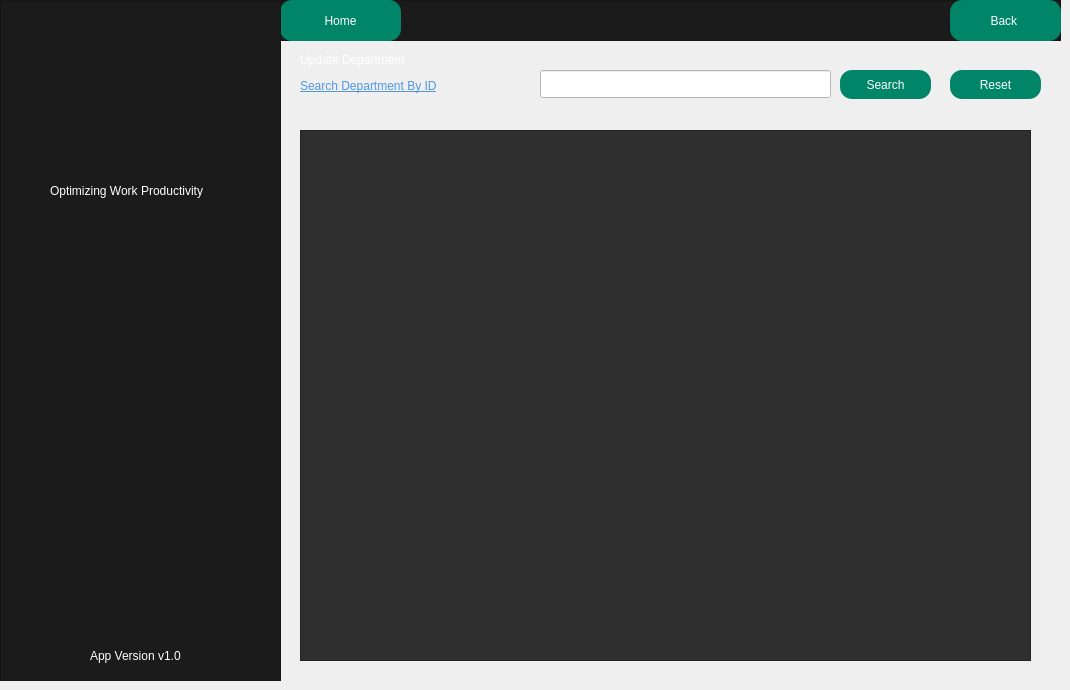
    <widget class="QWidget" name="UpdateDepartment">
     <widget class="QFrame" name="frame_36">
      <property name="geometry">
       <rect>
        <x>280</x>
        <y>0</y>
        <width>781</width>
        <height>41</height>
       </rect>
      </property>
      <property name="styleSheet">
       <string notr="true">background-color:rgba(27,27,27,255);</string>
      </property>
      <property name="frameShape">
       <enum>QFrame::StyledPanel</enum>
      </property>
      <property name="frameShadow">
       <enum>QFrame::Raised</enum>
      </property>
      <widget class="QPushButton" name="homebutton_12">
       <property name="geometry">
        <rect>
         <x>670</x>
         <y>0</y>
         <width>111</width>
         <height>41</height>
        </rect>
       </property>
       <property name="styleSheet">
        <string notr="true">border-radius:12px;
background-color:rgba(0,133,104,255);
color:white;</string>
       </property>
       <property name="text">
        <string>Back </string>
       </property>
      </widget>
      <widget class="QPushButton" name="homebutton_26">
       <property name="geometry">
        <rect>
         <x>0</x>
         <y>0</y>
         <width>121</width>
         <height>41</height>
        </rect>
       </property>
       <property name="styleSheet">
        <string notr="true">border-radius:12px;
background-color:rgba(0,133,104,255);
color:white;</string>
       </property>
       <property name="text">
        <string>Home</string>
       </property>
      </widget>
     </widget>
     <widget class="QFrame" name="frame_37">
      <property name="geometry">
       <rect>
        <x>0</x>
        <y>0</y>
        <width>281</width>
        <height>681</height>
       </rect>
      </property>
      <property name="styleSheet">
       <string notr="true">background-color:rgba(27,27,27,255);</string>
      </property>
      <property name="frameShape">
       <enum>QFrame::StyledPanel</enum>
      </property>
      <property name="frameShadow">
       <enum>QFrame::Raised</enum>
      </property>
      <widget class="QLabel" name="label_144">
       <property name="geometry">
        <rect>
         <x>10</x>
         <y>10</y>
         <width>261</width>
         <height>151</height>
        </rect>
       </property>
       <property name="text">
        <string/>
       </property>
       <property name="pixmap">
        <pixmap resource="../resource.qrc">:/pics/picture/people.png</pixmap>
       </property>
       <property name="scaledContents">
        <bool>true</bool>
       </property>
      </widget>
      <widget class="QLabel" name="label_146">
       <property name="geometry">
        <rect>
         <x>50</x>
         <y>180</y>
         <width>201</width>
         <height>21</height>
        </rect>
       </property>
       <property name="styleSheet">
        <string notr="true">color: rgb(255, 255, 255);
font: italic 9pt &quot;Segoe UI&quot;;</string>
       </property>
       <property name="text">
        <string>Optimizing Work Productivity</string>
       </property>
      </widget>
      <widget class="QLabel" name="label_147">
       <property name="geometry">
        <rect>
         <x>90</x>
         <y>640</y>
         <width>121</width>
         <height>31</height>
        </rect>
       </property>
       <property name="styleSheet">
        <string notr="true">color:white;</string>
       </property>
       <property name="text">
        <string>App Version v1.0</string>
       </property>
      </widget>
     </widget>
     <widget class="QLabel" name="label_148">
      <property name="geometry">
       <rect>
        <x>300</x>
        <y>50</y>
        <width>141</width>
        <height>20</height>
       </rect>
      </property>
      <property name="styleSheet">
       <string notr="true">color:white;</string>
      </property>
      <property name="text">
       <string>Update Department</string>
      </property>
     </widget>
     <widget class="QLabel" name="label_151">
      <property name="geometry">
       <rect>
        <x>300</x>
        <y>70</y>
        <width>231</width>
        <height>31</height>
       </rect>
      </property>
      <property name="styleSheet">
       <string notr="true">color: rgb(80, 151, 225);

font: italic 13pt &quot;Times New Roman&quot;;
text-decoration: underline;</string>
      </property>
      <property name="text">
       <string>Search Department By ID</string>
      </property>
     </widget>
     <widget class="QLineEdit" name="searchupdatedept">
      <property name="geometry">
       <rect>
        <x>540</x>
        <y>70</y>
        <width>291</width>
        <height>28</height>
       </rect>
      </property>
      <property name="styleSheet">
       <string notr="true">color:black;
background-color: rgba(255,255,255,255);
</string>
      </property>
     </widget>
     <widget class="QPushButton" name="pushButton_55">
      <property name="geometry">
       <rect>
        <x>840</x>
        <y>70</y>
        <width>91</width>
        <height>29</height>
       </rect>
      </property>
      <property name="styleSheet">
       <string notr="true">border-radius:12px;
background-color:rgba(0,133,104,255);
color:white;</string>
      </property>
      <property name="text">
       <string>Search</string>
      </property>
     </widget>
     <widget class="QPushButton" name="pushButton_56">
      <property name="geometry">
       <rect>
        <x>950</x>
        <y>70</y>
        <width>91</width>
        <height>29</height>
       </rect>
      </property>
      <property name="styleSheet">
       <string notr="true">border-radius:12px;
background-color:rgba(0,133,104,255);
color:white;</string>
      </property>
      <property name="text">
       <string>Reset</string>
      </property>
     </widget>
     <widget class="QTableView" name="departmentupdate">
      <property name="geometry">
       <rect>
        <x>300</x>
        <y>130</y>
        <width>731</width>
        <height>531</height>
       </rect>
      </property>
      <property name="styleSheet">
       <string notr="true">QTableView {
    font: 11pt &quot;Arial&quot;;
    background-color: #2f2f2f; /* dark gray */
    alternate-row-color: #3f3f3f; /* slightly lighter dark gray */
}

QTableView::item {
    color: white; /* white text */
    background-color: #2f2f2f; /* dark gray */
    selection-color: white; /* white text on selection */
    selection-background-color: #4f4f4f; /* slightly lighter dark gray on selection */
}

/* Common section styling */
QHeaderView::section {
    font: bold 11pt &quot;Arial&quot;; /* Ensure consistent font settings */
    border: 1px solid #1b1b1b; /* Optional: to define the border */
}

/* Horizontal header styling */
QHeaderView::section:horizontal {
    color: white; /* white text */
    background-color: #1b1b1b; /* black background */
}

/* Vertical header styling */
QHeaderView::section:vertical {
    color: white; /* white text */
    background-color: #3b3b3b; /* different color for vertical header */
}

/* Corner button styling */
QTableCornerButton::section {
    color: white; /* white text */
    background-color: #1b1b1b; /* black background */
}
</string>
      </property>
     </widget>
    </widget>
